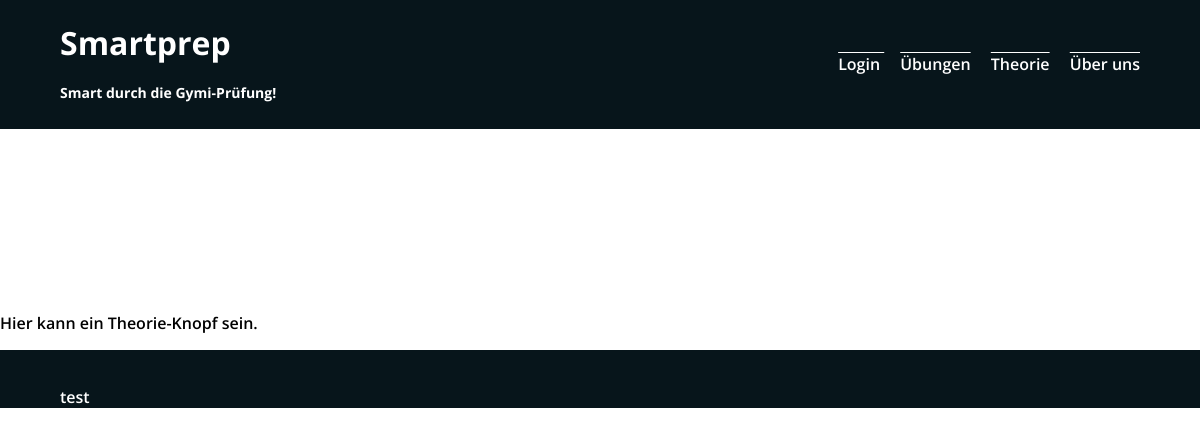
The app's page /math/algebra-grundlagen-1/, older data.
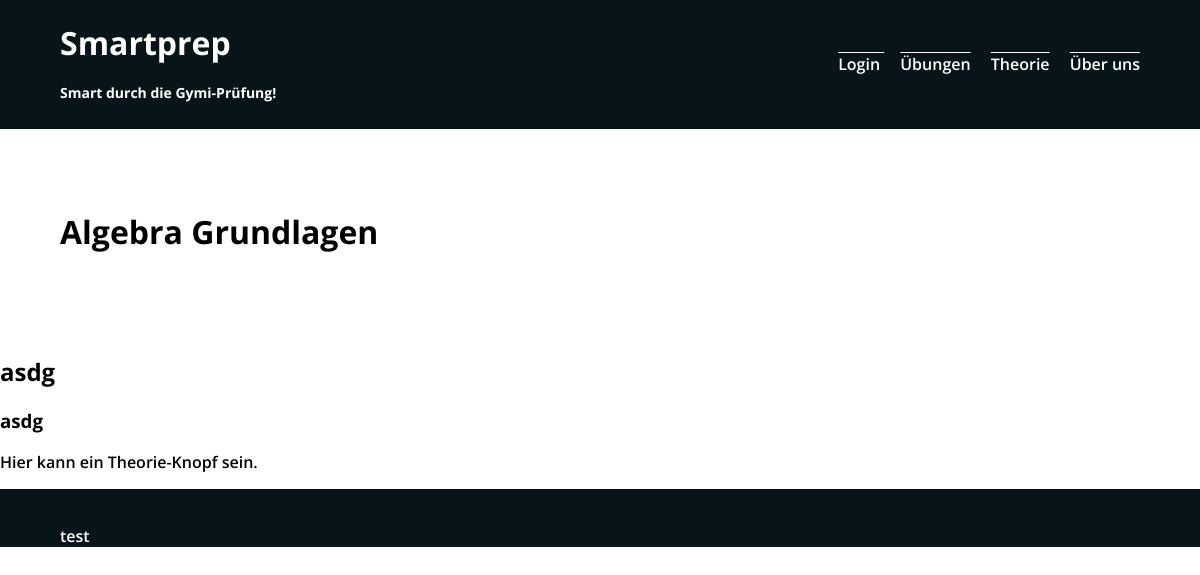
The same page, newer data.
### prep/models.py (models this page shows, shortened)
class Uebung(models.Model):
    id = models.IntegerField(unique=True, primary_key=True)
    slug = models.SlugField(unique=True)
    titel = models.CharField(max_length=100)
    fach = models.TextField()
    thema = models.ForeignKey(Thema, on_delete=models.SET_NULL, null=True)
    frage = models.TextField(max_length=200)
    antwort = models.TextField()

### prep/views.py (the view)
# urls.py: path('math/<slug:uebung_slug>/', views.uebung, name='uebung'), #our-domain.com/"username"/uebungxxx
def uebung(request, uebung_slug):
    try:
        selected_uebung = Uebung.objects.get(slug=uebung_slug)
        antwort_form = AntwortForm()
        return render(request,'prep/uebung.html',{
            'uebung_found': True,
            'uebung_titel': selected_uebung.titel,
            'uebung_frage': selected_uebung.frage,
            'uebung_antwort': selected_uebung.antwort,
            'form': antwort_form
        })
    except Exception as exc:
        return render(request,'prep/uebung.html',{
            'uebung:Found': False
        })

### prep/templates/prep/uebung.html (shortened to what this page needs)
{% extends 'prep/base/base.html' %}
{% load static %}
{% block site_css %}
  <link rel="stylesheet" href="{% static 'prep/styles/math.css' %}">
{% endblock %}
{% block main_content %}
<h1>{{ uebung_titel }}</h1>
{% endblock %}
{% block second_content %}
<h2>{{ uebung_frage }}</h2>
{% endblock %}
{% block third_content %}
<h3>{{ uebung_antwort }}</h3>
<P>Hier kann ein Theorie-Knopf sein.</P>
{% endblock %}

### prep/templates/prep/BASE/base.html (shortened to what this page needs)
{% load static %}
<!DOCTYPE html>
<html lang="en">
<head>
	<link rel="stylesheet" href="{% static 'prep/styles/base.css' %}">
	{% block site_css %}{% endblock %}
</head>
<body>
	<div class="navbar">
		<h1 class="headline">
			Smartprep<br> <span class="text-highlight">Smart durch die Gymi-Prüfung!</span>
		</h1>
		<div>
			<a href="" class="btn-login">Login </a>
			<a href="{% url 'math' %}"class="btn-uebung">Übungen</a>
			<a href="{% url 'theorie' %}"class="btn-theorie">Theorie</a>
			<a href="#" class="btn-uns">Über uns</a>
		</div>
	</div>
	<div class="navbar-text">{% block main_content %}{% endblock %}</div>
	{% block second_content %}{% endblock %}
	{% block third_content %}{% endblock %}
	<div class="navbar-foot">
		test
	</div>
</body>
</html>

### prep/static/prep/styles/base.css (style rules this page uses)
body { font-weight: 600; font-family: 'Open Sans', sans-serif; margin: 0%; padding: 0%; }
.headline { color: rgb(255, 255, 255); }
.navbar { display: flex; justify-content: space-between; align-items: center; color:white; padding-left: 5%; padding-right: 5%; background-color: rgb(7, 21, 27); }
.navbar-foot { padding-left: 5%; padding-right: 5%; padding-top: 3%; color: white; background-color: rgb(7, 21, 27); }
.btn-login { color: rgb(255, 255, 255); text-decoration: overline; margin-left: 16px; }
.btn-uebung { color: rgb(255, 255, 255); text-decoration: overline; margin-left: 16px; }
.btn-uns { color: rgb(255, 255, 255); text-decoration: overline; margin-left: 16px; }
.btn-theorie { color: rgb(255, 255, 255); text-decoration: overline; margin-left: 16px; }
.text-highlight { font-size: 14px; }
.navbar-text { display: flex; justify-content: space-between; align-items: top; background-color: rgb(255, 255, 255); color:rgb(0, 0, 0); padding-left: 5%; padding-right: 5%; padding-top: 5%; padding-bottom: 5%; }

Row changes from the older to the newer data that the page shows:
added Uebung: titel "Algebra Grundlagen", frage "asdg", antwort "asdg"
